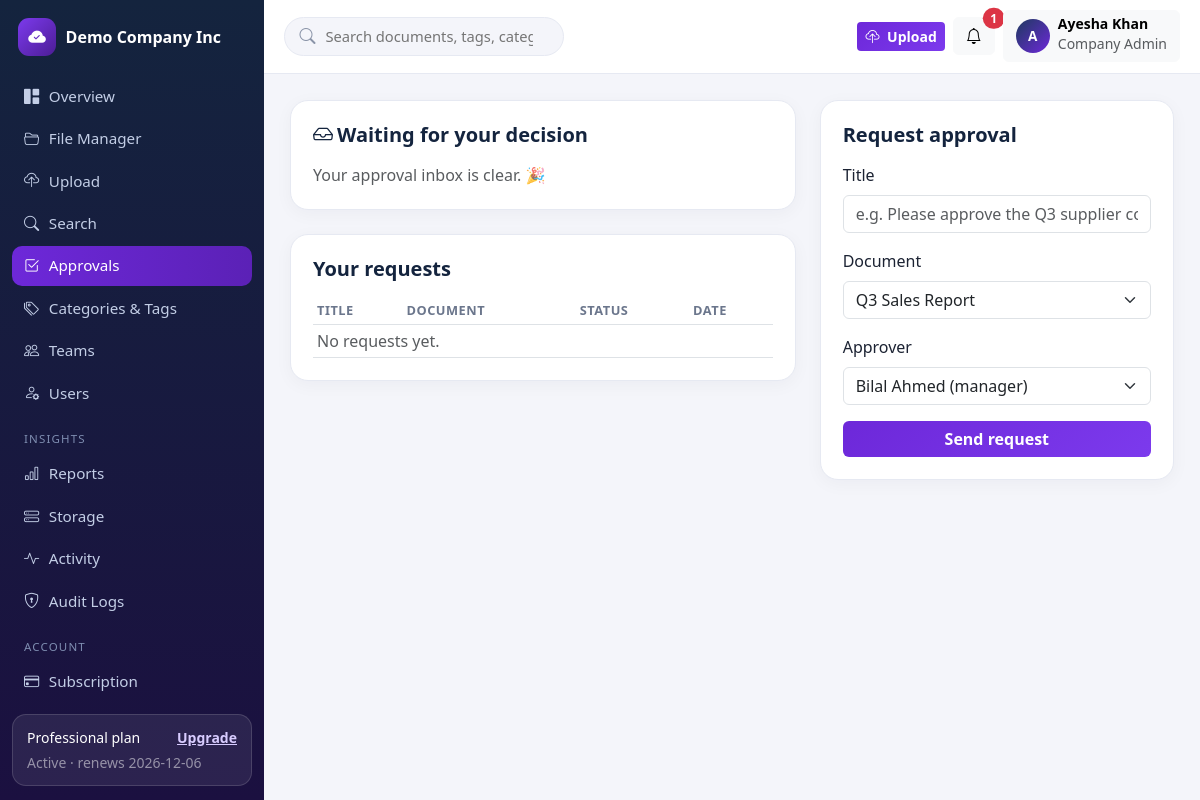
/app/approvals (signed in), run on an earlier commit of the app's database.
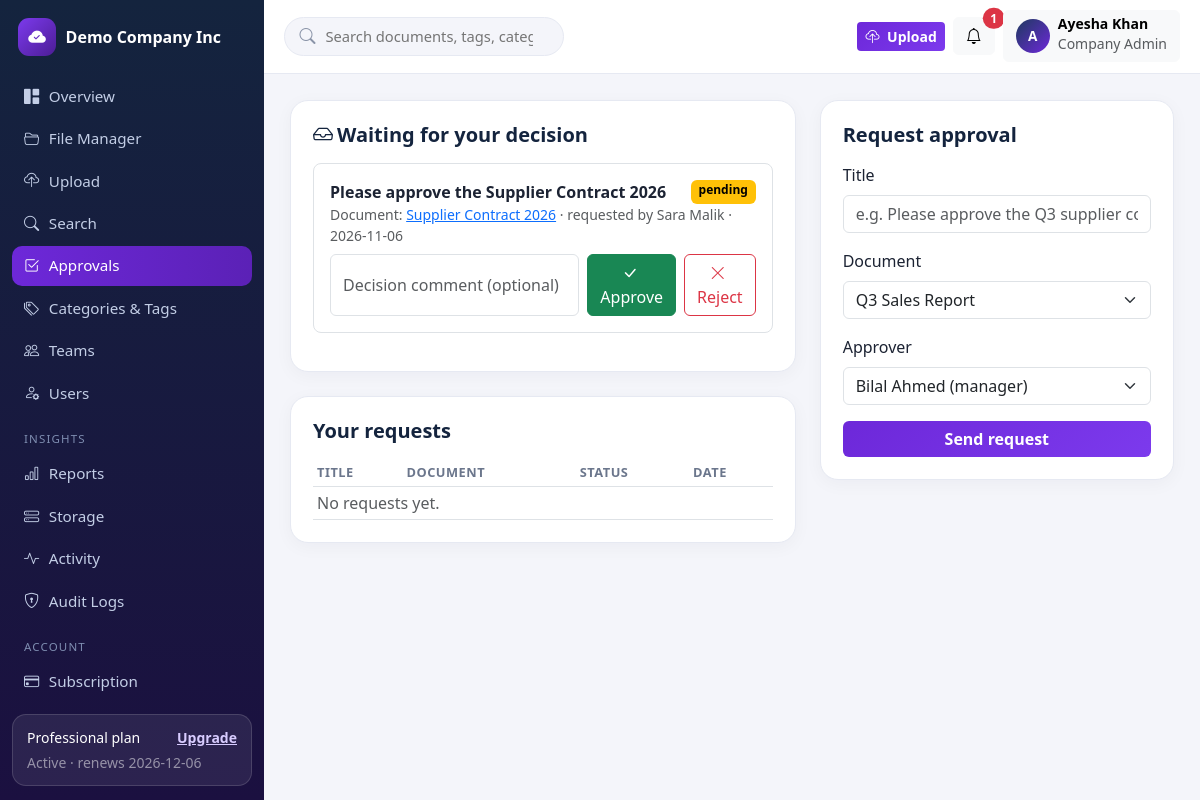
And on a later commit of the database.
### tables this page shows
CREATE TABLE tenants (
    id INT UNSIGNED AUTO_INCREMENT PRIMARY KEY,
    name VARCHAR(160) NOT NULL,
    slug VARCHAR(180) NOT NULL UNIQUE,
    email VARCHAR(190) NOT NULL,
    logo VARCHAR(255) NULL,
    brand_color VARCHAR(9) NOT NULL DEFAULT '#1e3a5f',
    status ENUM('active','suspended') NOT NULL DEFAULT 'active',
    created_at TIMESTAMP NOT NULL DEFAULT CURRENT_TIMESTAMP,
    updated_at TIMESTAMP NOT NULL DEFAULT CURRENT_TIMESTAMP ON UPDATE CURRENT_TIMESTAMP,
    INDEX idx_tenants_status (status)
);

CREATE TABLE subscriptions (
    id INT UNSIGNED AUTO_INCREMENT PRIMARY KEY,
    tenant_id INT UNSIGNED NOT NULL,
    plan_id INT UNSIGNED NOT NULL,
    billing_cycle ENUM('monthly','yearly') NOT NULL DEFAULT 'monthly',
    status ENUM('trialing','active','past_due','cancelled','expired') NOT NULL DEFAULT 'trialing',
    trial_ends_at TIMESTAMP NULL,
    current_period_start TIMESTAMP NULL,
    current_period_end TIMESTAMP NULL,
    cancelled_at TIMESTAMP NULL,
    created_at TIMESTAMP NOT NULL DEFAULT CURRENT_TIMESTAMP,
    updated_at TIMESTAMP NOT NULL DEFAULT CURRENT_TIMESTAMP ON UPDATE CURRENT_TIMESTAMP,
    INDEX idx_sub_tenant (tenant_id),
    INDEX idx_sub_status (status),
    CONSTRAINT fk_sub_tenant FOREIGN KEY (tenant_id) REFERENCES tenants(id) ON DELETE CASCADE,
    CONSTRAINT fk_sub_plan FOREIGN KEY (plan_id) REFERENCES subscription_plans(id)
);

CREATE TABLE subscription_plans (
    id INT UNSIGNED AUTO_INCREMENT PRIMARY KEY,
    name VARCHAR(60) NOT NULL,
    slug VARCHAR(60) NOT NULL UNIQUE,
    price_monthly DECIMAL(10,2) NOT NULL DEFAULT 0,
    price_yearly DECIMAL(10,2) NOT NULL DEFAULT 0,
    storage_mb INT NOT NULL DEFAULT 100,        
    max_users INT NOT NULL DEFAULT 3,           
    max_file_mb INT NOT NULL DEFAULT 10,        
    max_teams INT NOT NULL DEFAULT 1,           
    version_history INT NOT NULL DEFAULT 3,
    features VARCHAR(500) NULL,
    is_active TINYINT(1) NOT NULL DEFAULT 1,
    created_at TIMESTAMP NOT NULL DEFAULT CURRENT_TIMESTAMP,
    updated_at TIMESTAMP NOT NULL DEFAULT CURRENT_TIMESTAMP ON UPDATE CURRENT_TIMESTAMP
);

CREATE TABLE users (
    id INT UNSIGNED AUTO_INCREMENT PRIMARY KEY,
    tenant_id INT UNSIGNED NULL,
    name VARCHAR(120) NOT NULL,
    email VARCHAR(190) NOT NULL UNIQUE,
    password_hash VARCHAR(255) NOT NULL,
    role VARCHAR(40) NOT NULL DEFAULT 'member',
    status ENUM('pending','active','disabled') NOT NULL DEFAULT 'pending',
    email_verified_at TIMESTAMP NULL,
    email_verification_token VARCHAR(64) NULL,
    last_login_at TIMESTAMP NULL,
    created_at TIMESTAMP NOT NULL DEFAULT CURRENT_TIMESTAMP,
    updated_at TIMESTAMP NOT NULL DEFAULT CURRENT_TIMESTAMP ON UPDATE CURRENT_TIMESTAMP,
    INDEX idx_users_tenant (tenant_id),
    INDEX idx_users_role (role),
    CONSTRAINT fk_users_tenant FOREIGN KEY (tenant_id) REFERENCES tenants(id) ON DELETE CASCADE
);

CREATE TABLE approval_steps (
    id INT UNSIGNED AUTO_INCREMENT PRIMARY KEY,
    approval_id INT UNSIGNED NOT NULL,
    step_order INT NOT NULL DEFAULT 1,
    approver_id INT UNSIGNED NOT NULL,
    status ENUM('pending','approved','rejected','changes_requested','skipped') NOT NULL DEFAULT 'pending',
    comment VARCHAR(500) NULL,
    decided_at TIMESTAMP NULL,
    created_at TIMESTAMP NOT NULL DEFAULT CURRENT_TIMESTAMP,
    INDEX idx_step_approver (approver_id, status),
    CONSTRAINT fk_step_approval FOREIGN KEY (approval_id) REFERENCES approvals(id) ON DELETE CASCADE,
    CONSTRAINT fk_step_user FOREIGN KEY (approver_id) REFERENCES users(id) ON DELETE CASCADE
);

CREATE TABLE approvals (
    id INT UNSIGNED AUTO_INCREMENT PRIMARY KEY,
    tenant_id INT UNSIGNED NOT NULL,
    document_id INT UNSIGNED NOT NULL,
    workflow_id INT UNSIGNED NULL,
    requested_by INT UNSIGNED NOT NULL,
    title VARCHAR(200) NOT NULL,
    status ENUM('pending','approved','rejected','changes_requested','cancelled') NOT NULL DEFAULT 'pending',
    created_at TIMESTAMP NOT NULL DEFAULT CURRENT_TIMESTAMP,
    updated_at TIMESTAMP NOT NULL DEFAULT CURRENT_TIMESTAMP ON UPDATE CURRENT_TIMESTAMP,
    INDEX idx_appr_tenant (tenant_id),
    CONSTRAINT fk_appr_tenant FOREIGN KEY (tenant_id) REFERENCES tenants(id) ON DELETE CASCADE,
    CONSTRAINT fk_appr_doc FOREIGN KEY (document_id) REFERENCES documents(id) ON DELETE CASCADE,
    CONSTRAINT fk_appr_wf FOREIGN KEY (workflow_id) REFERENCES approval_workflows(id) ON DELETE SET NULL,
    CONSTRAINT fk_appr_user FOREIGN KEY (requested_by) REFERENCES users(id) ON DELETE CASCADE
);

CREATE TABLE documents (
    id INT UNSIGNED AUTO_INCREMENT PRIMARY KEY,
    tenant_id INT UNSIGNED NOT NULL,
    folder_id INT UNSIGNED NULL,
    category_id INT UNSIGNED NULL,
    department_id INT UNSIGNED NULL,
    owner_id INT UNSIGNED NOT NULL,
    name VARCHAR(200) NOT NULL,
    description TEXT NULL,
    stored_name VARCHAR(80) NOT NULL,           
    original_name VARCHAR(255) NOT NULL,
    extension VARCHAR(12) NOT NULL,
    mime_type VARCHAR(120) NOT NULL,
    size_bytes BIGINT UNSIGNED NOT NULL DEFAULT 0,
    status ENUM('active','archived') NOT NULL DEFAULT 'active',
    expires_at DATE NULL,                        
    download_count INT UNSIGNED NOT NULL DEFAULT 0,
    deleted_at TIMESTAMP NULL,                   
    created_at TIMESTAMP NOT NULL DEFAULT CURRENT_TIMESTAMP,
    updated_at TIMESTAMP NOT NULL DEFAULT CURRENT_TIMESTAMP ON UPDATE CURRENT_TIMESTAMP,
    INDEX idx_docs_tenant_folder (tenant_id, folder_id),
    INDEX idx_docs_tenant_cat (tenant_id, category_id),
    INDEX idx_docs_name (name),
    FULLTEXT INDEX ft_docs (name, description),
    CONSTRAINT fk_docs_tenant FOREIGN KEY (tenant_id) REFERENCES tenants(id) ON DELETE CASCADE,
    CONSTRAINT fk_docs_folder FOREIGN KEY (folder_id) REFERENCES folders(id) ON DELETE SET NULL,
    CONSTRAINT fk_docs_category FOREIGN KEY (category_id) REFERENCES categories(id) ON DELETE SET NULL,
    CONSTRAINT fk_docs_department FOREIGN KEY (department_id) REFERENCES departments(id) ON DELETE SET NULL,
    CONSTRAINT fk_docs_owner FOREIGN KEY (owner_id) REFERENCES users(id) ON DELETE CASCADE
);

### resources/views/tenant/approvals.php (the view, shortened to what the changed rows need)
<?php $pageTitle = 'Approvals'; partial('app-open', compact('user', 'tenant', 'sub', 'unread', 'notifs', 'pageTitle')); ?>
<div class="row g-4">
  <div class="col-lg-7">
    <div class="panel mb-4">
      <div class="panel-head"><h5><i class="bi bi-inbox me-1"></i>Waiting for your decision</h5></div>
      <?php foreach ($inbox as $a): ?>
      <div class="border rounded-3 p-3 mb-3">
        <div class="d-flex justify-content-between">
          <strong><?= e($a['title']) ?></strong>
          <span class="badge text-bg-warning">pending</span>
        </div>
        <p class="text-muted small mb-2">Document: <a href="<?= url('app/documents/' . (int) $a['document_id']) ?>"><?= e($a['doc_name']) ?></a> · requested by <?= e($a['requester']) ?> · <?= e(substr((string) $a['created_at'], 0, 10)) ?></p>
        <form method="post" action="<?= url('app/approvals/step/' . (int) $a['step_id'] . '/decide') ?>" class="d-flex gap-2">
          <input class="form-control" name="comment" placeholder="Decision comment (optional)">
          <button class="btn btn-success" name="decision" value="approved"><i class="bi bi-check-lg me-1"></i>Approve</button>
          <button class="btn btn-outline-danger" name="decision" value="rejected"><i class="bi bi-x-lg me-1"></i>Reject</button>
        </form>
      </div>
      <?php endforeach; ?>
      <?php if (!$inbox): ?><p class="text-muted mb-0">Your approval inbox is clear. 🎉</p><?php endif; ?>
    </div>
    <div class="panel">
      <div class="panel-head"><h5>Your requests</h5></div>
      <table class="table table-sm align-middle mb-0"><thead><tr><th>Title</th><th>Document</th><th>Status</th><th>Date</th></tr></thead><tbody>
      <?php if (!$mine): ?><tr><td colspan="4" class="text-muted">No requests yet.</td></tr><?php endif; ?>
      </tbody></table>
    </div>
  </div>
  <div class="col-lg-5">
    <div class="panel">
      <div class="panel-head"><h5>Request approval</h5></div>
      <form method="post" action="<?= url('app/approvals/request') ?>">
        <label class="form-label">Title</label><input class="form-control mb-3" name="title" required placeholder="e.g. Please approve the Q3 supplier contract">
        <label class="form-label">Document</label>
        <select class="form-select mb-3" name="document_id" required>
          <?php foreach ($myDocs as $d): ?><option value="<?= (int) $d['id'] ?>"><?= e($d['name']) ?></option><?php endforeach; ?>
        </select>
        <label class="form-label">Approver</label>
        <select class="form-select mb-3" name="approver_id" required>
          <?php foreach ($tenantUsers as $tu): if ((int) $tu['id'] === (int) $user['id']) continue; ?>
          <option value="<?= (int) $tu['id'] ?>"><?= e($tu['name']) ?> (<?= e(str_replace('_', ' ', $tu['role'])) ?>)</option>
          <?php endforeach; ?>
        </select>
        <button class="btn btn-purple w-100">Send request</button>
      </form>
    </div>
  </div>
</div>

### routes/web.php (shortened to what the changed rows need)
<?php
function dispatch(string $method, string $uri): void
{
    $path = trim(parse_url($uri, PHP_URL_PATH) ?? '/', '/');
    foreach ($GLOBALS['routes'] as [$m, $pattern, $handler]) {
        if ($m !== $method) continue;
        $regex = '#^' . preg_replace('#\{[a-zA-Z_]+\}#', '([^/]+)', $pattern) . '$#';
        if (preg_match($regex, $path, $matches)) {
            array_shift($matches);
            $args = array_map(fn($v) => ctype_digit((string) $v) ? (int) $v : $v, $matches);
            [$class, $action] = $handler;
            (new $class())->$action(...$args);
            return;
        }
    }
}

### resources/views/partials/app-open.php (shortened to what the changed rows need)
<!DOCTYPE html>
<html lang="en">
<head>
<link href="https://cdn.jsdelivr.net/npm/bootstrap@5.3.3/dist/css/bootstrap.min.css" rel="stylesheet">
<link href="https://cdn.jsdelivr.net/npm/bootstrap-icons@1.11.3/font/bootstrap-icons.min.css" rel="stylesheet">
<link href="<?= url('assets/css/app.css') ?>" rel="stylesheet">
</head>
<body>
<div class="app-shell">
  <aside class="app-sidebar" id="appSidebar">
    <a class="sidebar-brand" href="<?= url('app') ?>">
      <?php if (!empty($tenant['logo'])): ?><img src="<?= url($tenant['logo']) ?>" alt="" class="sidebar-logo">
      <?php else: ?><span class="brand-mark"><i class="bi bi-cloud-check-fill"></i></span><?php endif; ?>
      <span class="sidebar-brand-text"><?= e($tenant['name'] ?? 'DocuFlow') ?></span>
    </a>
    <nav class="sidebar-nav">
      <a href="<?= url('app') ?>"><i class="bi bi-grid-1x2-fill"></i> Overview</a>
      <a href="<?= url('app/files') ?>"><i class="bi bi-folder2-open"></i> File Manager</a>
      <a href="<?= url('app/upload') ?>"><i class="bi bi-cloud-upload"></i> Upload</a>
      <a href="<?= url('app/search') ?>"><i class="bi bi-search"></i> Search</a>
      <a href="<?= url('app/approvals') ?>"><i class="bi bi-check2-square"></i> Approvals</a>
      <a href="<?= url('app/taxonomy') ?>"><i class="bi bi-tags"></i> Categories & Tags</a>
      <a href="<?= url('app/teams') ?>"><i class="bi bi-people"></i> Teams</a>
      <a href="<?= url('app/users') ?>"><i class="bi bi-person-gear"></i> Users</a>
      <div class="sidebar-heading">Insights</div>
      <a href="<?= url('app/reports') ?>"><i class="bi bi-bar-chart"></i> Reports</a>
      <a href="<?= url('app/storage') ?>"><i class="bi bi-hdd-stack"></i> Storage</a>
      <a href="<?= url('app/activity') ?>"><i class="bi bi-activity"></i> Activity</a>
      <a href="<?= url('app/audit') ?>"><i class="bi bi-shield-lock"></i> Audit Logs</a>
      <div class="sidebar-heading">Account</div>
      <a href="<?= url('app/subscription') ?>"><i class="bi bi-credit-card"></i> Subscription</a>
      <a href="<?= url('app/profile') ?>"><i class="bi bi-person-circle"></i> Profile</a>
    </nav>
    <?php if (!empty($sub)): $usedPct = isset($storagePct) ? $storagePct : 0; ?>
    <div class="sidebar-plan">
      <div class="d-flex justify-content-between small"><span><?= e($sub['plan_name']) ?> plan</span><a href="<?= url('app/subscription') ?>">Upgrade</a></div>
      <div class="text-white-50 small mt-1"><?= e(ucfirst(SubscriptionService::effectiveStatus($sub))) ?> · renews <?= e(substr((string) $sub['current_period_end'], 0, 10)) ?></div>
    </div>
    <?php endif; ?>
  </aside>
  <div class="app-main">
    <header class="app-topbar">
      <form class="topbar-search d-none d-md-flex" method="get" action="<?= url('app/search') ?>">
        <i class="bi bi-search"></i>
        <input type="search" name="q" placeholder="Search documents, tags, categories…" value="<?= e($_GET['q'] ?? '') ?>">
      </form>
      <div class="ms-auto d-flex align-items-center gap-2">
        <a class="btn btn-purple btn-sm" href="<?= url('app/upload') ?>"><i class="bi bi-cloud-upload me-1"></i> Upload</a>
        <div class="dropdown">
          <button class="btn btn-light position-relative" data-bs-toggle="dropdown" aria-label="Notifications">
            <i class="bi bi-bell"></i>
            <?php if (!empty($unread)): ?><span class="position-absolute top-0 start-100 translate-middle badge rounded-pill bg-danger"><?= (int) $unread ?></span><?php endif; ?>
          </button>
        </div>
        <div class="dropdown">
          <button class="btn btn-light d-flex align-items-center gap-2" data-bs-toggle="dropdown">
            <span class="avatar"><?= e(strtoupper(substr($user['name'], 0, 1))) ?></span>
            <span class="d-none d-md-block text-start"><span class="d-block fw-semibold small lh-1"><?= e($user['name']) ?></span>
            <span class="text-muted small lh-1"><?= e(ucwords(str_replace('_', ' ', $user['role']))) ?></span></span>
          </button>
        </div>
      </div>
    </header>
    <main class="app-content">

What changed in the data, as far as the page shows it:
added approval_steps: approval.title "Please approve the Supplier Contract 2026", documents.name "Supplier Contract 2026", users.name "Sara Malik", approval.created_at "2026-11-06"
Also different on the page:
list line gone: "Your approval inbox is clear. 🎉"
